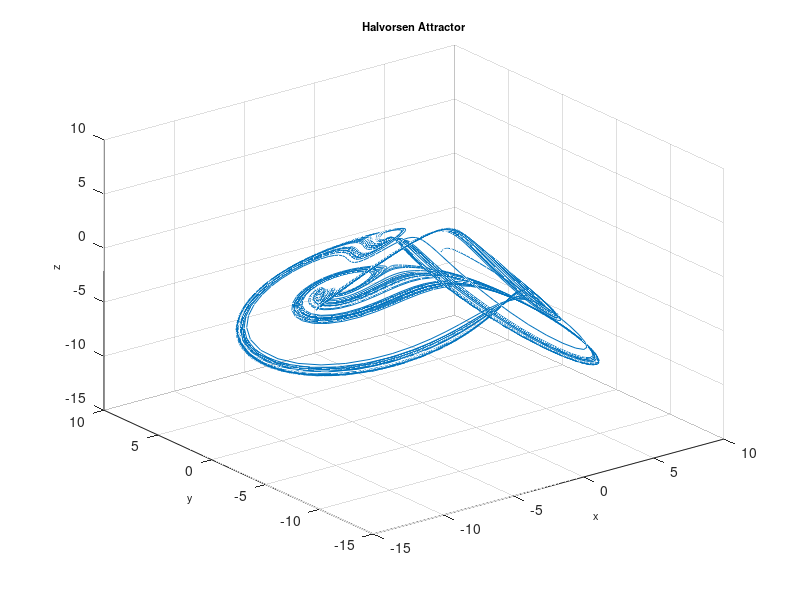

MATLAB code for this plot:
function Halvorsen
%==========================================================================
% Matlab program to plot a phase portrait of the 3D chaotic system
%==========================================================================
clear
clc
clf
%==================== Parameters ==========================================
a = 2.28;
%===================== Initial conditions =================================
initial=[0.61, -0.95, -0.83]; 
% =============== Solves ODEs =============================================
deq1=@(t,x) [-a*x(1)-4*x(2)-4*x(3)-x(2)^2; -a*x(2)-4*x(3)-4*x(1)-x(3)^2;...
    -a*x(3)-4*x(1)-4*x(2)-x(1)^2];
[~,sol] = ode45(deq1,[0, 500],initial);
%============= Runs simulation ============================================
    plot3(sol(:,1),sol(:,2),sol(:,3)),grid
    title('Halvorsen Attractor','fontsize',8)
    xlabel('x','fontsize',8)
    ylabel('y','fontsize',8)
    zlabel('z','fontsize',8)
%================= End of program =========================================